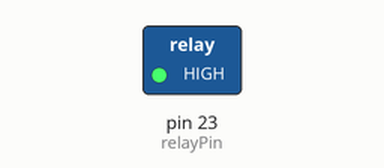
Simulated run of this sketch. Board: Arduino Mega 2560, built with avr-gcc and run on an emulated ATmega2560. Shown: switched loads named in the sketch (green lamp = pin HIGH).

Above: at 2.0 s.
At 6.0 s:
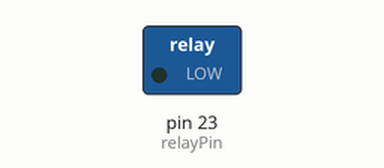
Timing chart, 0 to 10.4 s (numbered marks = the images above):
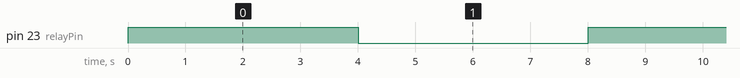

The sketch:

relay.ino
```cpp
int relayPin = 23;

void setup() {
  pinMode(relayPin, OUTPUT);
}

void loop() {
  digitalWrite(relayPin, HIGH);
  delay(4000);
  digitalWrite(relayPin, LOW);
  delay(4000);
}
```

Measured:
- by itself, pin 23 (relayPin): alternates HIGH for 4.0 s and LOW for 4.0 s
